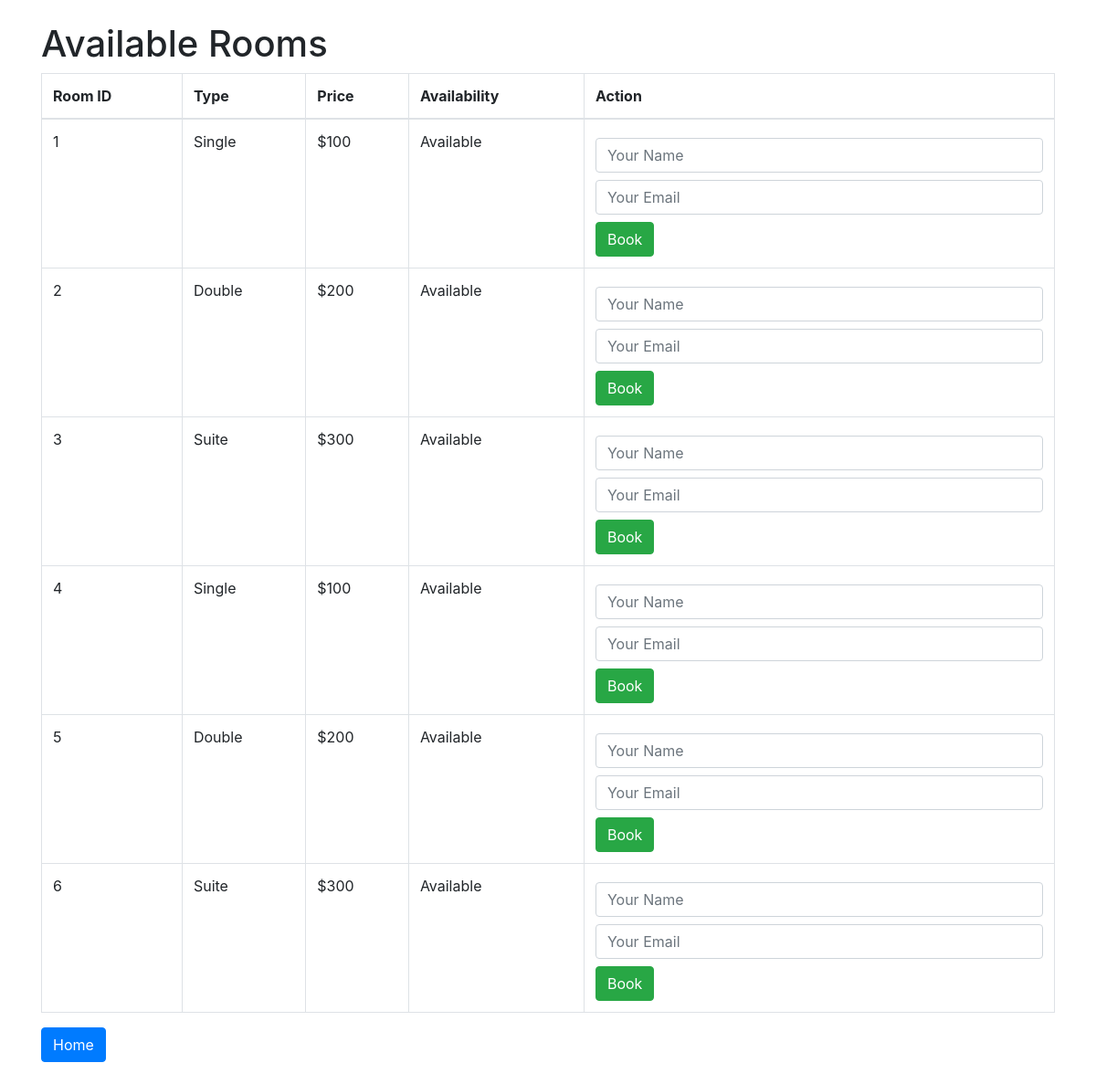
Screenshot of /rooms with the database file from the repository.
### tables this page shows
CREATE TABLE rooms (
            id INTEGER PRIMARY KEY AUTOINCREMENT,
            room_type TEXT NOT NULL,
            price INTEGER NOT NULL,
            availability TEXT NOT NULL
        );

### app.py (the view)
@app.route('/rooms')
def rooms():
    conn = sqlite3.connect('hotel.db')
    cursor = conn.cursor()
    cursor.execute('SELECT * FROM rooms')
    rooms = cursor.fetchall()
    conn.close()
    return render_template('rooms.html', rooms=rooms)

### templates/rooms.html (shortened to what this page needs)
<!DOCTYPE html>
<html lang="en">
<head>
    <link rel="stylesheet" href="https://maxcdn.bootstrapcdn.com/bootstrap/4.5.2/css/bootstrap.min.css">
</head>
<body>
    <div class="container my-4">
        <h1>Available Rooms</h1>
        <table class="table table-bordered">
            <thead>
                <tr>
                    <th>Room ID</th>
                    <th>Type</th>
                    <th>Price</th>
                    <th>Availability</th>
                    <th>Action</th>
                </tr>
            </thead>
            <tbody>
                {% for room in rooms %}
                <tr>
                    <td>{{ room[0] }}</td>
                    <td>{{ room[1] }}</td>
                    <td>${{ room[2] }}</td>
                    <td>{{ 'Available' if room[3] == 'Yes' else 'Not Available' }}</td>
                    <td>
                        {% if room[3] == 'Yes' %}
                        <form method="POST" action="/book">
                            <input type="text" name="name" placeholder="Your Name" class="form-control my-2" required>
                            <input type="email" name="email" placeholder="Your Email" class="form-control my-2" required>
                            <button type="submit" class="btn btn-success">Book</button>
                        </form>
                        {% else %}
                        <button class="btn btn-secondary" disabled>Not Available</button>
                        {% endif %}
                    </td>
                </tr>
                {% endfor %}
            </tbody>
        </table>
        <a href="/" class="btn btn-primary">Home</a>
    </div>
</body>
</html>

### rows the page displays
rooms: id "1", room_type "Single", price "100", availability "Available"
rooms: id "2", room_type "Double", price "200", availability "Available"
rooms: id "3", room_type "Suite", price "300", availability "Available"
rooms: id "4", room_type "Single", price "100", availability "Available"
rooms: id "5", room_type "Double", price "200", availability "Available"
rooms: id "6", room_type "Suite", price "300", availability "Available"
